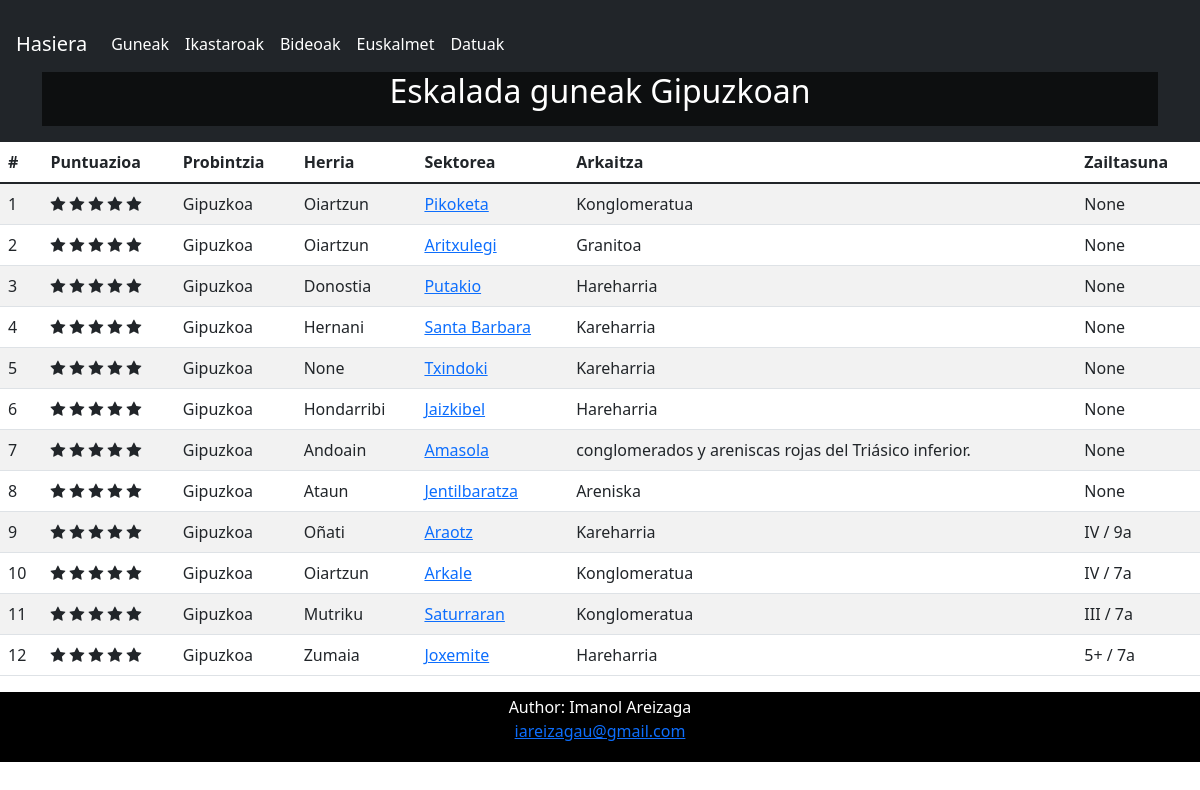
Before: /lista/ with the older database file.
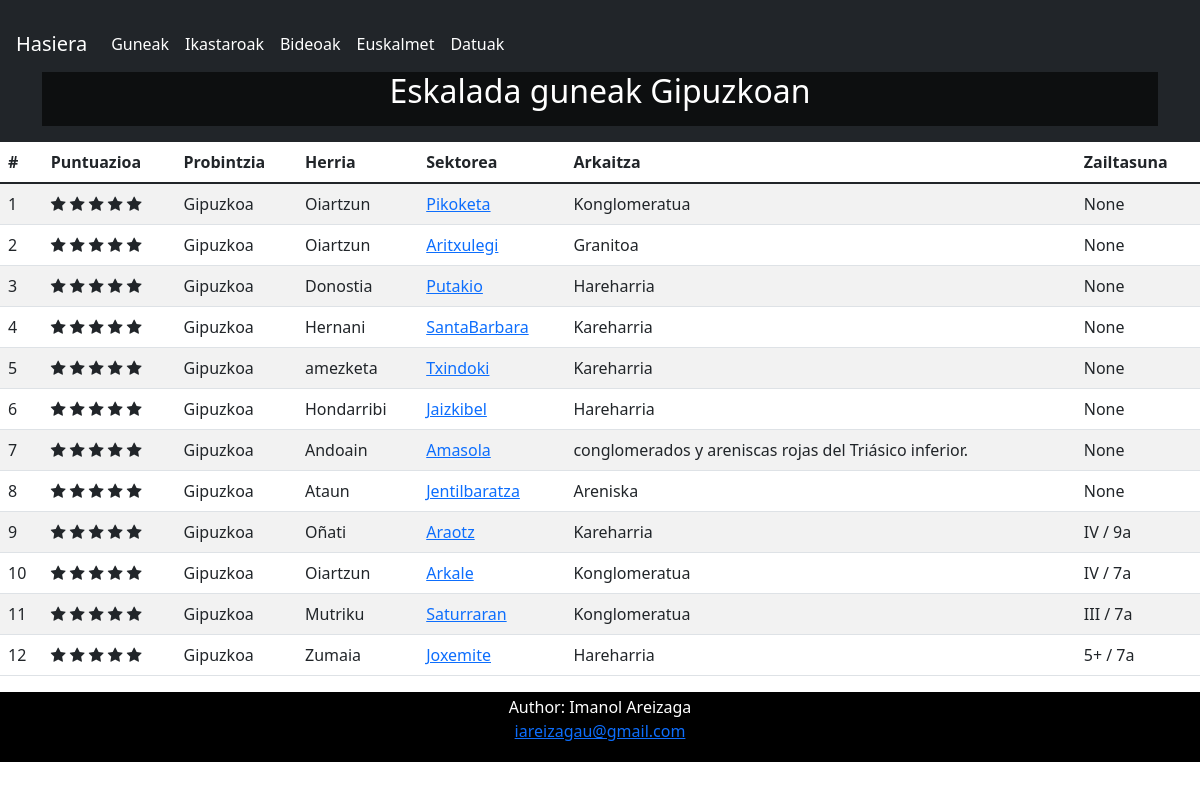
After: the same page with the newer database file.
### core/models.py (models this page shows, shortened)
class ClimbingSpot(models.Model):
    title = models.CharField(max_length=200, null=True, blank=True, verbose_name='Sektorea')
    country = models.CharField(max_length=200, null=True, blank=True, verbose_name='Herrialdea')
    ccaa = models.CharField(max_length=200, null=True, blank=True, verbose_name='Autonomi erkidegoa')
    province = models.CharField(max_length=200, null=True, blank=True, verbose_name='Probintzia')
    regionId = models.CharField(max_length=200, null=True, blank=True, verbose_name='regioId')
    zoneId = models.CharField(max_length=200, null=True, blank=True, verbose_name='zoneId')
    locId = models.CharField(max_length=200, null=True, blank=True, verbose_name='locId')
    town = models.CharField(max_length=200, null=True, blank=True, verbose_name='Herria')
    latitude = models.FloatField(null=True, blank=True, verbose_name='Latitudea')
    longitude = models.FloatField(null=True, blank=True, verbose_name='Longitudea')
    stone = models.CharField(max_length=200, null=True, blank=True, verbose_name='Harria')
    difficulty = models.CharField(max_length=200, null=True, blank=True, verbose_name='Zailtasuna')
    description = models.TextField(null=True, blank=True, verbose_name='Deskribapena')
    image1 = models.ImageField(null=True, blank=True, verbose_name='Irudia 1', upload_to="projects")
    image2 = models.ImageField(null=True, blank=True, verbose_name='Irudia 2', upload_to="projects")
    image3 = models.ImageField(null=True, blank=True, verbose_name='Irudia 3', upload_to="projects")
    image4 = models.ImageField(null=True, blank=True, verbose_name='Irudia 4', upload_to="projects")
    source = models.CharField(max_length=200, null=True, blank=True, verbose_name='jatorria')
    enable = models.BooleanField(null=True, blank=True, verbose_name='enable')
    created = models.DateTimeField(auto_now_add=True, verbose_name='Sortze data')
    updated = models.DateTimeField(auto_now=True, verbose_name='Edizio data')
    class Meta:
        verbose_name = "Sektorea"
        verbose_name_plural = "Sektoreak"
        ordering = ["created"]

### core/views.py (the view)
# urls.py: path('lista/', core_view.lista, name="lista"),
def lista(request):
    climbingspot = ClimbingSpot.objects.all()
    return render(request, "core/lista.html", {'climbingspot': climbingspot, 'weather': weather})

### core/templates/core/lista.html (shortened to what this page needs)
{% extends 'core/base.html' %}
{% load static %}
{% block content %}
<div class="table-responsive-sm">
  <table class="table table-white table-striped">
      <thead>
        <tr>
          <th scope="col">#</th>
          <th scope="col">Puntuazioa</th>
          <th scope="col">Probintzia</th>
          <th scope="col">Herria</th>
          <th scope="col">Sektorea</th>
          <th scope="col">Arkaitza</th>
          <th scope="col">Zailtasuna</th>
        </tr>
      </thead>
      <tbody>
      {% for spot in climbingspot %}
        <tr>
          <td scope="row">{{ forloop.counter }}</td>
            <td>
                <link rel="stylesheet" href="https://cdnjs.cloudflare.com/ajax/libs/font-awesome/4.7.0/css/font-awesome.min.css">
                <span class="fa fa-star" onclick="calificar(this)" style="cursor: pointer;" id="1star"></span>
                <span class="fa fa-star" onclick="calificar(this)" style="cursor: pointer;" id="2star"></span>
                <span class="fa fa-star" onclick="calificar(this)" style="cursor: pointer;" id="3star"></span>
                <span class="fa fa-star" onclick="calificar(this)" style="cursor: pointer;" id="4star"></span>
                <span class="fa fa-star" onclick="calificar(this)" style="cursor: pointer;" id="5star"></span>
            </td>
          <td>{{spot.province}}</td>
          <td>{{spot.town}}</td>
          <td><a href="{{ spot.province }}/{{ spot.title }}">{{spot.title}}</a></td>
          <td>{{spot.stone}}</td>
          <td>{{spot.difficulty}}</td>
        </tr>
      {% endfor %}
      </tbody>
    </table>
</div>
{% endblock %}

### core/templates/core/base.html (shortened to what this page needs)
<!doctype html>
<html lang="en">
  <head>
    {% load static %}
    <link href="https://cdn.jsdelivr.net/npm/bootstrap@5.1.3/dist/css/bootstrap.min.css" rel="stylesheet">
    <link rel="stylesheet" href="https://cdn.jsdelivr.net/npm/leaflet.locatecontrol@0.76.1/dist/L.Control.Locate.min.css" />
    <link rel="stylesheet" href="https://unpkg.com/leaflet@1.8.0/dist/leaflet.css"
/>
    <link rel="stylesheet" href="https://unpkg.com/leaflet.markercluster@1.3.0/dist/MarkerCluster.css" />
    <link rel="stylesheet" href="https://unpkg.com/leaflet.markercluster@1.3.0/dist/MarkerCluster.Default.css" />
  </head>
  <header class="p-3 bg-dark text-white">
    <nav class="navbar navbar-expand-md navbar-dark bg-dark">
      <a class="navbar-brand" href="{% url 'home' %}">Hasiera</a>
      <div class="collapse navbar-collapse" id="navbarNav">
        <ul class="navbar-nav">
              <li class="nav-item"><a href="{% url 'lista' %}" class="nav-link px-2 text-white">Guneak</a></li>
              <li class="nav-item"><a href="{% url 'ikastaroak' %}" class="nav-link px-2 text-white">Ikastaroak</a></li>
              <li class="nav-item"><a href="{% url 'video' %}" class="nav-link px-2 text-white">Bideoak</a></li>
              <li class="nav-item"><a href="{% url 'eguraldia' %}" class="nav-link px-2 text-white">Euskalmet</a></li>
              <li class="nav-item"><a href="{% url 'data' %}" class="nav-link px-2 text-white">Datuak</a></li>
        </ul>
      </div>
    </nav>
    <div class="container">
        <div class="mask" style="background-color: rgba(0, 0, 0, 0.6);">
          <div class="d-flex justify-content-center align-items-center h-100">
            <div class="text-white">
              <h2 class="mb-3">Eskalada guneak Gipuzkoan</h2>
            </div>
          </div>
        </div>
    </div>
  </header>
  <body>
    {% block content %} {% endblock %}
    <footer>
      <p>Author: Imanol Areizaga<br>
      <a href="mailto:iareizagau@gmail.com">iareizagau@gmail.com</a></p>
    </footer>
  </body>
</html>

### core/templates/core/base.html (style rules this page uses)
footer { text-align: center; padding: 3px; background-color: Black; color: white; }

Changed rows visible on the page:
changed ClimbingSpot "Hernani": title "Santa Barbara" → "SantaBarbara"
changed ClimbingSpot "Txindoki": town "None" → "amezketa"
